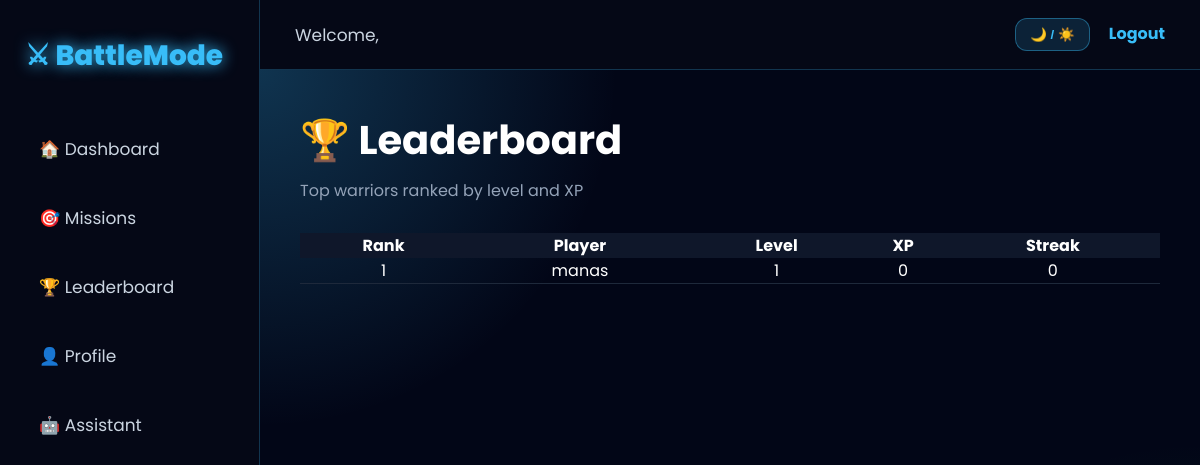
Page /leaderboard/ on the committed database.
### game/models.py (models this page shows, shortened)
class Player(models.Model):
    user = models.OneToOneField(User, on_delete=models.CASCADE)
    level = models.IntegerField(default=1)
    xp = models.IntegerField(default=0)
    health = models.IntegerField(default=100)
    streak = models.IntegerField(default=0)
    avatar = models.ImageField(upload_to='avatars/', blank=True, null=True)
    last_active_date = models.DateField(null=True, blank=True)  # 👈 add this

### game/views.py (the view)
# urls.py: path('leaderboard/', views.leaderboard_view, name='leaderboard'),
def leaderboard_view(request):
    players = Player.objects.all().order_by('-level', '-xp')
    return render(request, 'leaderboard.html', {
        'players': players
    })

### templates/leaderboard.html
{% extends 'base.html' %}
{% block content %}
<h1>🏆 Leaderboard</h1>
<p class="subtitle">Top warriors ranked by level and XP</p>
<table style="width:100%; border-collapse: collapse;">
    <tr style="background:#0f172a;">
        <th>Rank</th>
        <th>Player</th>
        <th>Level</th>
        <th>XP</th>
        <th>Streak</th>
    </tr>
    {% for player in players %}
    <tr style="text-align:center; border-bottom:1px solid #1e293b;">
        <td>{{ forloop.counter }}</td>
        <td>{{ player.user.username }}</td>
        <td>{{ player.level }}</td>
        <td>{{ player.xp }}</td>
        <td>{{ player.streak }}</td>
    </tr>
    {% endfor %}
</table>
{% endblock %}

### templates/base.html (style rules this page uses)
* { margin: 0; padding: 0; box-sizing: border-box; }
body { font-family: 'Poppins', sans-serif; background: #020617; color: white; }
h1 { font-size: 40px; margin-bottom: 8px; }
.subtitle { color: #94a3b8; margin-bottom: 30px; }

### rows in the picture
Player: user.username "manas", level "1", xp "0", streak "0"
